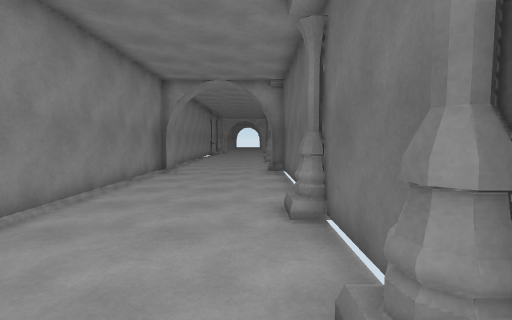
View 1 (above)

12 first-person views from a walk through a scene from a Unity 3-D project. The camera is 1.5 m above the floor, tilts 4° down and sees 85° across. The floor is counted in squares, 1 m on a side. Each view is taken from the middle of a square. On the plan, view 1 faces up. The plan holds only what a view shows up to about 14 squares ahead; the rest is blank. The place goes on beyond the plan. The player character is not drawn.

View 2
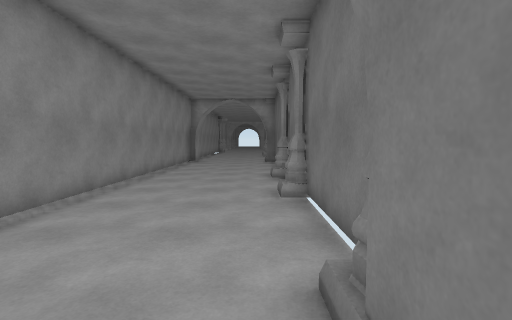

View 3
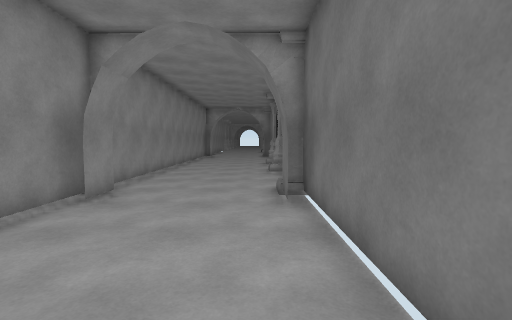

View 4
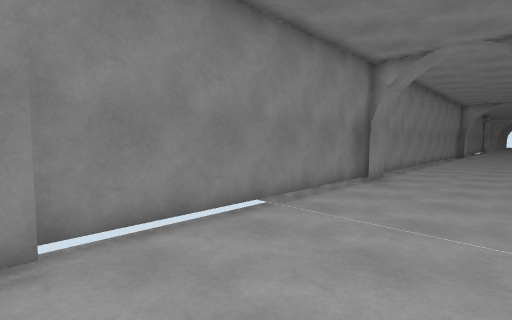

View 5
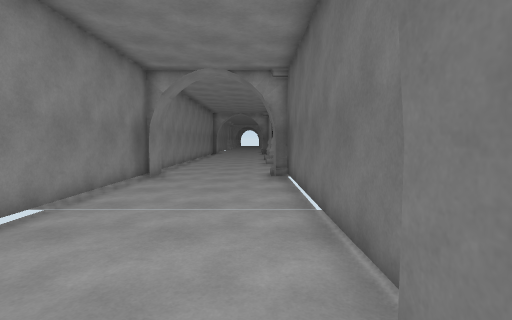

View 6
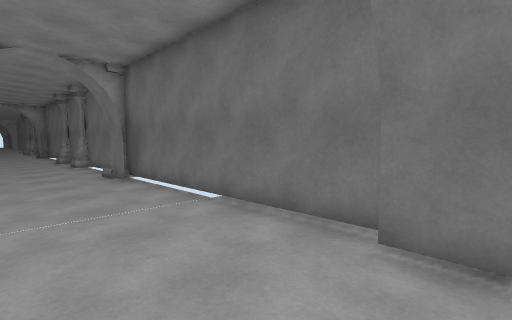

View 7
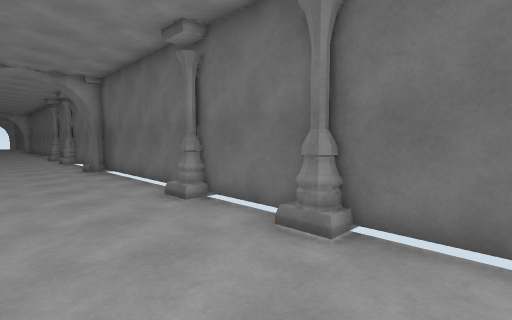

View 8
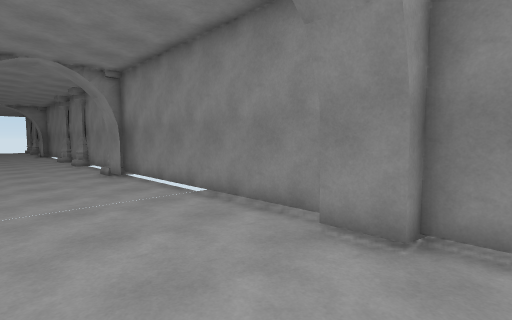

View 9
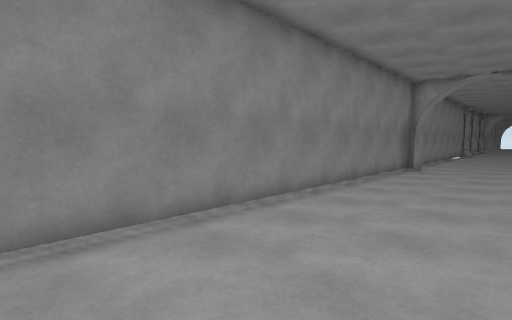

View 10
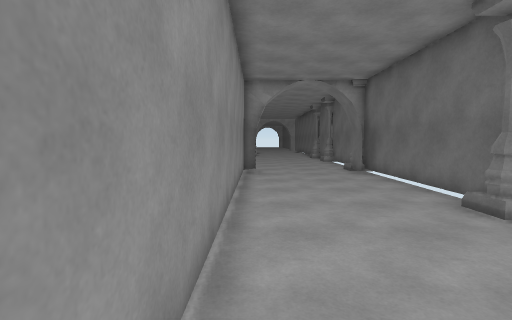

View 11
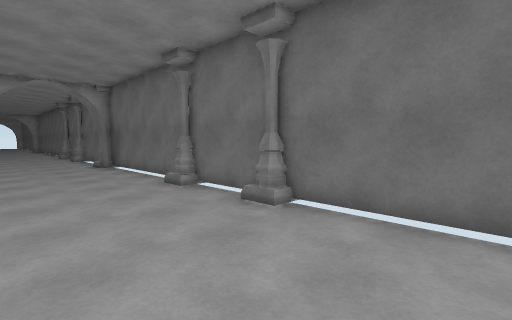

View 12
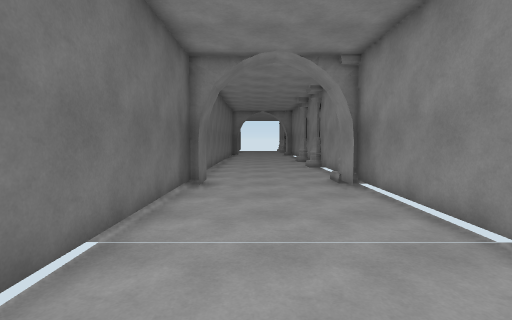

### Floor plan
Points are (right, up) in squares from view 1. A wall is a line through its corners. A room is listed if a view was taken in it or the views show most of it. See-through windows are left out.
Room 1 (views 1, 2, 3, 4, 5, 6, 7, 8, 9, 10, 11, 12)
walls: (1.3, -2.9) (1.3, 1.6); (-4.7, -4.1) (-4, -4.2) (-4, -5.6); (1.3, 1.9) (1.3, 5.6); (1.3, -4.1) (0.8, -4.2); (0.8, -5.6) (0.8, -3.5); (1.3, 6) (1.3, 13.6); (-4, -14.5) (-4, -16.5); (0.8, 12.4) (0.8, 14.5); (-3.9, 13.8) (-4.6, 13.9) (-4.6, -16); (-4, 13.9) (-4, 12.4); (1.3, 13.8) (0.8, 13.8); (0.8, -16) (0.8, -14.5); (1.3, -16) (1.3, -4.3)
low walls: (1.4, 1.1) (0.8, 1.1) (0.8, 2.2); (1.3, -4.3) (0.6, -4.3); (1.4, 5.1) (0.8, 5.1) (0.8, 6.2); (1.3, 13.6) (0.6, 13.6)

Where each view was taken, in squares from view 1:
view 1: 0 up, 0 right, facing up
view 2: 6 down, 0 right, facing up
view 3: 12 down, 0 right, facing up
view 4: 15 down, 0 right, facing up-left
view 5: 16 down, 0 right, facing up
view 6: 16 down, 3 left, facing up-right
view 7: 1 down, 3 left, facing up-right
view 8: 3 down, 0 right, facing down-left
view 9: 2 down, 0 right, facing up-left
view 10: 0 up, 4 left, facing up
view 11: 3 down, 4 left, facing up-right
view 12: 6 down, 1 left, facing down
